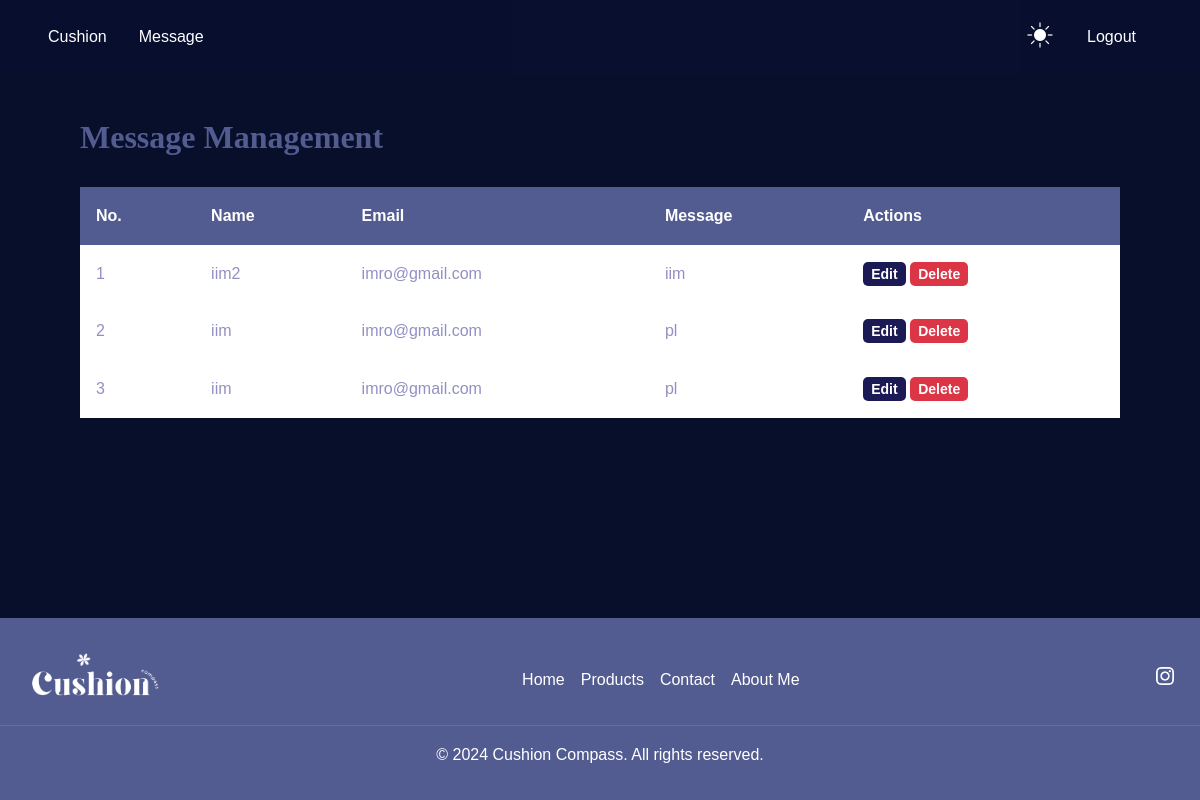
Page /message.php (signed in) on the committed database.
### tables this page shows
CREATE TABLE `tb_contact` (
  `id` int(11) NOT NULL,
  `name` varchar(25) NOT NULL,
  `email` varchar(255) NOT NULL,
  `message` text NOT NULL
);

### message.php (the view, shortened to what this page needs)
<?php
    include "koneksi.php";
?>
<!DOCTYPE html>
<html lang="en">
    <?php include('partials/head.php') ?>
<body>
    <?php include('partials/navbar.php') ?>
    <div class="page-wrapper">
        <main class="cushion-management">
            <div class="container">
                <h1 class="page-title">Message Management</h1>
                <div class="table-responsive">
                    <?php
                        $data = mysqli_query($conn, "select * from tb_contact");?>
                    <table class="table">
                        <thead>
                            <tr>
                                <th>No.</th>
                                <th>Name</th>
                                <th>Email</th>
                                <th>Message</th>
                                <th>Actions</th>
                            </tr>
                        </thead>
                        <tbody>
                            <?php
                            $no=0;
                            while($d = mysqli_fetch_array($data)){
                                $no++;
                            ?>
                            <tr>
                                <td><?= $no; ?></td>
                                <td><?= $d["name"]; ?></td>
                                <td><?= $d["email"]; ?></td>
                                <td><?= $d["message"]; ?></td>
                                <td><a href=editMessage.php?id=<?=$d['id'];?> name="edit" class="btn btn-sm btn-secondary">Edit</a>
                                <a href=deleteMessage.php?id=<?=$d['id'];?> name="delete" class="btn btn-sm btn-danger" onclick="return confirm('Are you sure you want to delete this item?')">Delete</a>
                                </td>
                            </tr>
                        <?php } ?>
                        </tbody>
		            </table>
                </div>
            </div>
        </main>
    </div>
    <?php include('partials/footer.php') ?>
</body>
</html>

### styles.css (style rules this page uses)
:root { --color-primary: #535C91; --color-secondary: #1b1a55; --color-background: #070F2B; --navbar: rgba(27, 26, 85, 0.1); --navbar-hover: rgba(27, 26, 85, 0.9); --color-text: #9290C3; --color-white: #FFFFFF; --font-primary: serif; --font-secondary: sans-serif; --transition-speed: 0.3s; --background-img: linear-gradient(rgba(27, 26, 85, 0.7), rgba(27, 26, 85, 0.7)), url('assets/hero-background.jpg'); }
* { margin: 0; padding: 0; box-sizing: border-box; }
html { scroll-behavior: smooth; }
body { display: flex; flex-direction: column; min-height: 100vh; background-color: var(--color-background); font-family: var(--font-secondary); color: var(--color-text); line-height: 1.6; transition: background-color var(--transition-speed), color var(--transition-speed); }
h1, h2, h3, h4, h5, h6 { font-family: var(--font-primary); }
.page-wrapper { flex: 1; padding-top: 80px; }
.btn { background-color: var(--color-primary); color: var(--color-white); padding: 0.8em 1.5em; border: none; border-radius: 5px; cursor: pointer; transition: background-color 0.3s ease; font-size: 1rem; font-weight: 600; text-decoration: none; }
.cushion-management { padding: 2rem 5rem; }
.page-title { color: var(--color-primary); margin-bottom: 1.5rem; }
.table-responsive { overflow-x: auto; }
.table { width: 100%; border-collapse: collapse; background-color: var(--color-white); box-shadow: 0 2px 4px rgba(0, 0, 0, 0.1); }
.table th, .table td { padding: 1rem; text-align: left; }
.table th { background-color: var(--color-primary); color: var(--color-white); font-weight: bold; }
.btn-secondary { background-color: var(--color-secondary); color: var(--color-white); }
.btn-danger { background-color: #dc3545; color: var(--color-white); }
.btn-sm { padding: 0.25rem 0.5rem; font-size: 0.875rem; }

### rows in the picture
tb_contact: name "iim2", email "imro@gmail.com", message "iim"
tb_contact: name "iim", email "imro@gmail.com", message "pl"
tb_contact: name "iim", email "imro@gmail.com", message "pl"
